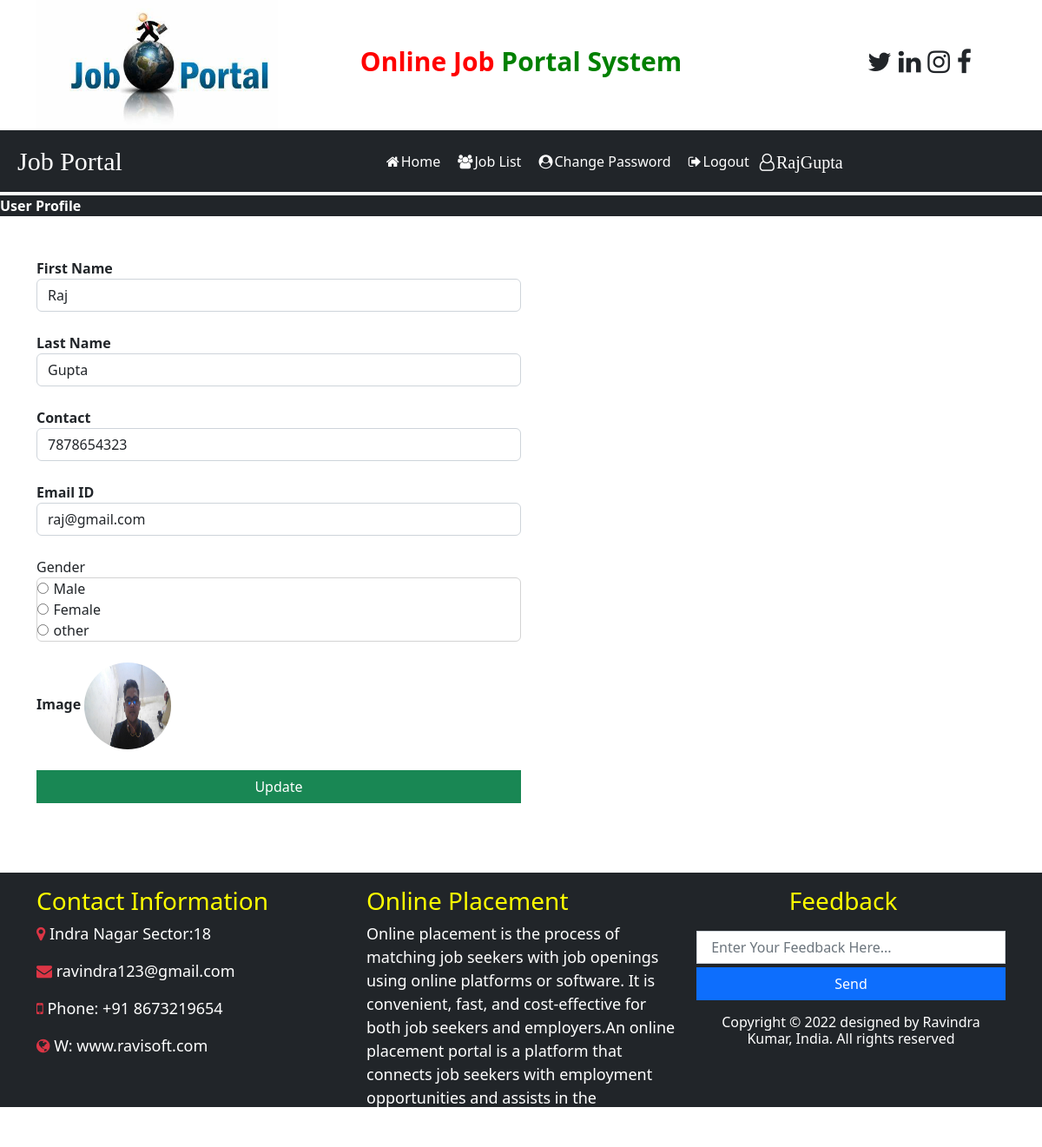
Screenshot of /user_home/ with the database file from the repository.
### job/models.py (models this page shows)
class StudentUser(models.Model):
    fname = models.CharField(max_length=15, null=True)
    lname = models.CharField(max_length=15, null=True)
    image = models.FileField(null=True)
    pwd = models.CharField(max_length=100, null=True)
    email = models.EmailField(max_length=15, null=True)
    contact = models.IntegerField(null=True)
    gender = models.CharField(max_length=10, null=True)

### job/views.py (the view)
# urls.py: path('user_home/', views.user_home, name='user_home'),
def user_home(request):
    if not request.user.is_authenticated:
        student = StudentUser.objects.all()
        d = {'student': student}
        return render(request, 'user_home.html', d)
    student = StudentUser.objects.all()
    d = {'student': student}
    return render(request, 'user_home.html', d)

### job/templates/user_home.html (shortened to what this page needs)
{% load static %}
{% include 'user_navigation.html' %}
<div class="bg-dark" style="width:100%; border-radius:0px; margin-top:0.3%;">
    <marquee  class="text-white" >
        <b>User Profile</b>
    </marquee>
</div>
<form  class="container mt-5" method="post" >
{% for student in student %}
    <div class="from-row">
        <div class="from-group col-md-6" >
            <label><b>First Name</b></label>
            <input  type="text" class="form-control"  value="{{student.fname}}" name="first_name"required>
        </div>
        <br>
    </div>
    <div class="from-row">
        <div class="from-group col-md-6" >
            <label><b>Last Name</b></label>
            <input type="text" class="form-control"value="{{student.lname}}" name="last_name"  required>
        </div>
        <br>
        <div class="from-group col-md-6" >
            <label><b>Contact</b></label>
            <input type="tel" class="form-control" value="{{student.contact}}" name="contact"  required>
        </div>
        <br>
        <div class="from-group col-md-6" >
            <label><b>Email ID</b></label>
            <input type="text" class="form-control" value="{{student.email}}" name="experience" readonly required>
        </div>
        <br><div class="from-group col-md-6" >
        <lable>Gender</lable>
              <div style="border:1px solid lightgrey; padding 6px; border-radius:6px">
           <div class="custom-control custom-radio custom-control-inline">
                  <input value="{{student.gender}}" style="margin-right:1%" type="radio" name="Gender"/>Male<br>
           <input style="margin-right:1%" type="radio" name="Gender"/>Female<br>
           <input style="margin-right:1%" type="radio" name="Gender"/>other
           </div>
              </div>
        </div>
        <br>
    </div>
    <div class="from-row">
        <div class="from-group col-md-12" >
            <label><b>Image</b></label>
            <img  src="{{student.image.url}}" style="width:100px; height:100px; border-radius:50%">
        </div>
        <br>
    </div>
    <input type="submit" value="Update" class="btn btn-success" style="width:50%; border-radius:0%">
</form>
{%  endfor   %}
{% include 'footer.html'%}

### job/templates/user_navigation.html (shortened to what this page needs)
<html>
<head>
    {% load static %}
  <link href="https://cdn.jsdelivr.net/npm/bootstrap@5.2.3/dist/css/bootstrap.min.css" rel="stylesheet">
    <link rel="stylesheet" href="https://cdnjs.cloudflare.com/ajax/libs/font-awesome/4.7.0/css/font-awesome.min.css">
</head>
<body>
<div class="container responsive">
    <div class="row">
        <div class="col-sm-3">
            <img src="{% static 'images/job1.jpg' %}" class="responsive" style="width=180px" height="150px">
        </div>
        <div class="col-sm-6 mt-5 text-center">
            <span style="font-weight : bold ; font-size : 30px">
                <span style="color : red">Online Job</span>
                <span style="color : green">Portal System</span>
            </span>
        </div>
        <div class="col-sm-3 mt-5" style="padding-left : 10%">
       <span style="font-weight : bold; font-size : 30px">
           <span><i class="fa fa-twitter pl-1"></i></span>
            <span><i class="fa fa-linkedin pl-1"></i></span>
            <span><i class="fa fa-instagram pl-1"></i></span>
            <span><i class="fa fa-facebook pl-1"></i></span>
       </span>
        </div>
    </div>
</div>
<nav class="navbar navbar-expand-sm responsive bg-dark" >
     <a class="navbar-brand text-white font-weight-bold"  style="font-family : Monotype Corsiva; margin-left : 20px; font-size : 30px">Job Portal</a>
<ul class="navbar-nav">
    <li class="nav-item">
        <a class="nav-link " href="{% url 'user_home' %}"  style="margin-left : 280px"><i class="fa fa-home mr-1" style="margin-right:2px"></i>Home</a>
    </li>
     <li class="nav-item">
        <a class="nav-link " href="{% url 'user_latestjobs'   %}" ><i class="fa fa-users mr-1" style="margin-right:2px"></i>Job List</a>
    </li>
     <li class="nav-item">
        <a class="nav-link " href="{% url 'change_passworduser'  %}"><i class="fa fa-user-circle  mr-1" style="margin-right:2px"></i>Change Password</a>
    </li>
    <li class="nav-item">
        <a class="nav-link " href="{% url 'Logout' %}"><i class="fa fa-sign-out mr-1" style="margin-right:2px"></i>Logout</a>
    </li>
</ul>
    {% for student in student  %}
    <a class="navbar-brand text-white font-weight-bold"  style="font-family : Monotype Corsiva; margin-top:0.3%; font-size : 20px"> <i class="fa fa-user-o mr-1" style="margin-right:2px" ></i>{{student.fname}}{{student.lname}}</a>
    {% endfor %}
</nav>
</body>
</html>

### job/templates/user_navigation.html (style rules this page uses)
.nav-link { color : white; margin-right : 4px; }

### rows the page displays
StudentUser: fname "Raj", lname "Gupta", first_name "Raj", contact "7878654323", experience "raj@gmail.com", image (picture)
